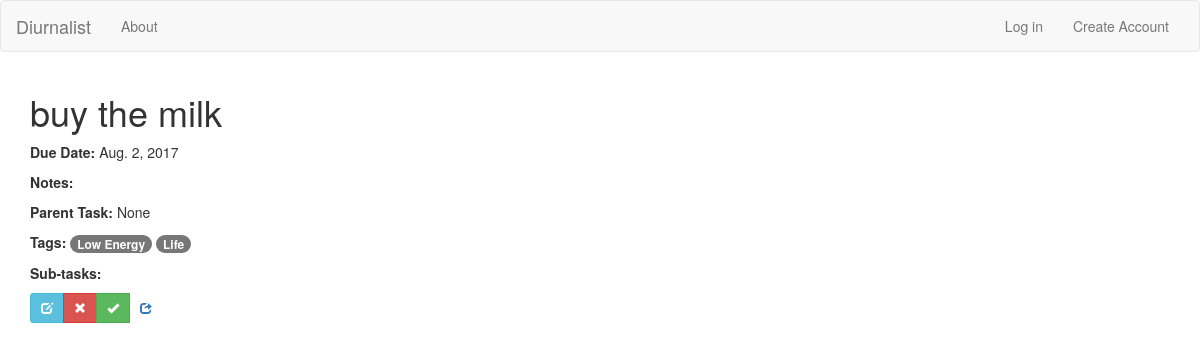
Page /tasks/task/10 on the committed database.
### tasks/models.py (models this page shows, shortened)
class Task(models.Model):
    HIGH_PRIORITY = 'H'
    MEDIUM_PRIORITY = 'M'
    LOW_PRIORITY = 'L'
    PRIORITY_LEVELS = (
        (HIGH_PRIORITY, 'High Priority'),
        (MEDIUM_PRIORITY, 'Medium Priority'),
        (LOW_PRIORITY, 'Low Priority'),
    )
    title = models.CharField(max_length=200, help_text="Enter a task name")
    due_date = models.DateField(help_text="Enter a due date")
    position = models.PositiveIntegerField()
    priority = models.CharField(max_length=1, choices=PRIORITY_LEVELS, default=MEDIUM_PRIORITY,
                                help_text="Enter a priority level")
    created_by = models.ForeignKey(settings.AUTH_USER_MODEL)
    created_at = models.DateTimeField(auto_now_add=True)
    updated_at = models.DateTimeField(auto_now=True)
    done = models.BooleanField(default=False)
    notes = models.TextField(null=True, blank=True, help_text="Enter task notes")
    context_tags = models.ManyToManyField('ContextTag', null=True, blank=True)
    parent_task = models.ForeignKey("self", null=True, blank=True)
    done_at = models.DateTimeField(null=True, blank=True)
    class Meta:
        ordering = ["priority", "parent_task__id", "position"]
    def get_subtasks(self):
        if not self.parent_task:
            return Task.objects.all().filter(parent_task=self)
        return None

class ContextTag(models.Model):
    type = models.CharField(max_length=50)
    name = models.CharField(max_length=50)
    created_by = models.ForeignKey(settings.AUTH_USER_MODEL)
    created_at = models.DateTimeField(auto_now_add=True)
    updated_at = models.DateTimeField(auto_now=True)
    class Meta:
        ordering = ["type"]
    def __str__(self):
        return '%s' % (self.name)

### tasks/views.py (the view)
# urls.py: url(r'^task/(?P<pk>\d+)$', views.TaskDetailView.as_view(), name='task-detail'),
class TaskDetailView(generic.DetailView, LoginRequiredMixin, UserOwnershipMixin):
    model = Task

### tasks/templates/tasks/task_detail.html (shortened to what this page needs)
{% extends "base.html" %}
{% block content %}
    <div class="container">
        <h1>{{ task.title }}</h1>
        <p><strong>Due Date:</strong> {{ task.due_date }}</p>
        <p><strong>Notes:</strong> {{ task.notes }}</p>
        <p><strong>Parent Task:</strong>
            {% if task.parent_task %}
                <a href="{{ task.parent_task.get_absolute_url }}">{{ task.parent_task }}</a>
            {% else %}
                {{ task.parent_task }}
            {% endif %}
        </p>
        <p><strong>Tags:</strong>
            {% for tag in task.context_tags.all %}
                <span class="badge">{{ tag }}</span>
            {% endfor %}
        </p>
        <p><strong>Sub-tasks:</strong>
        {% include "tasks/task_action_buttons.html" with task=task %}
    </div>
{% endblock %}

### rows in the picture
Task: title "buy the milk", due_date "Aug. 2, 2017", parent_task "None"
ContextTag: name "Low Energy"
ContextTag: name "Life"
